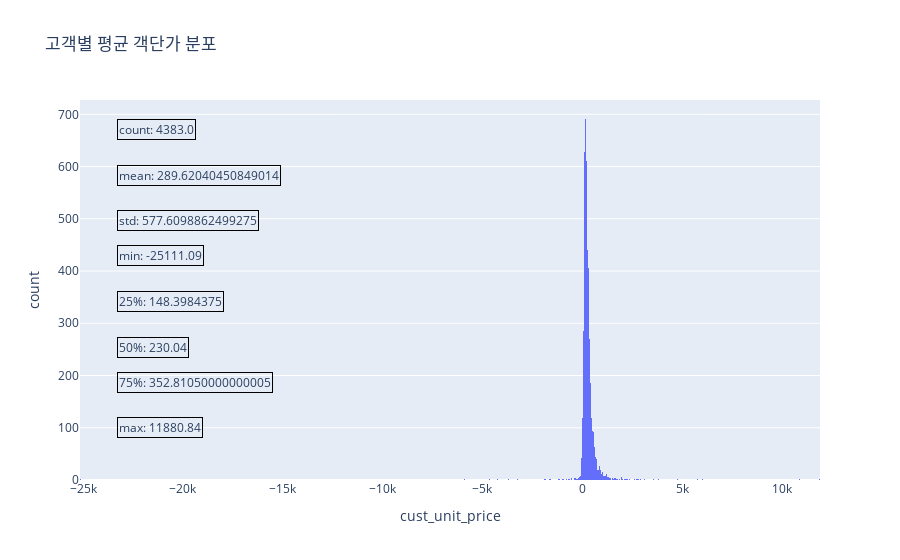

The notebook cell saved with this chart:
### Code cell
# 객단가 분석 : 고객별 트랜잭션(invoice) 총합계의 평균
avg_price_per_customer = transaction_df.groupby(['cust_id', 'invoice'])

.agg(total_price=('total_price', 'sum')).groupby('cust_id')

.agg(cust_unit_price=('total_price', 'mean'))

# 분포 그리기
fig = px.histogram(avg_price_per_customer, x='cust_unit_price', title='고객별 평균 객단가 분포')

# describe 정보
desc = avg_price_per_customer.describe()
for index, (key, value) in enumerate(desc.iterrows()) :
    # value를 문자열로 변환하여 포맷 문제 해결
    fig.add_annotation(text=f'{key}: {value.values[0]}', align='left', showarrow=False, xref='paper', yref='paper', x=0.05, y=0.95 - 0.12 * index, bordercolor='black', borderwidth=1)
fig.show()

### Figure 1 — Plotly figure (JSON) as saved in the notebook; plotly's stock layout.template omitted (floating-point values rounded to 4 significant figures; data arrays with more than 128 entries replaced by an {"elided": "..."} marker saying what was removed)
{"data": [{"alignmentgroup": "True", "bingroup": "x", "hovertemplate": "cust_unit_price=%{x}<br>count=%{y}<extra></extra>", "legendgroup": "", "marker": {"color": "#636efa", "pattern": {"shape": ""}}, "name": "", "offsetgroup": "", "orientation": "v", "showlegend": false, "type": "histogram", "x": {"elided": "4383 float values"}, "xaxis": "x", "yaxis": "y"}], "layout": {"annotations": [{"align": "left", "bordercolor": "black", "borderwidth": 1, "showarrow": false, "text": "count: 4383.0", "x": 0.05, "xref": "paper", "y": 0.95, "yref": "paper"}, {"align": "left", "bordercolor": "black", "borderwidth": 1, "showarrow": false, "text": "mean: 289.62040450849014", "x": 0.05, "xref": "paper", "y": 0.83, "yref": "paper"}, {"align": "left", "bordercolor": "black", "borderwidth": 1, "showarrow": false, "text": "std: 577.6098862499275", "x": 0.05, "xref": "paper", "y": 0.71, "yref": "paper"}, {"align": "left", "bordercolor": "black", "borderwidth": 1, "showarrow": false, "text": "min: -25111.09", "x": 0.05, "xref": "paper", "y": 0.59, "yref": "paper"}, {"align": "left", "bordercolor": "black", "borderwidth": 1, "showarrow": false, "text": "25%: 148.3984375", "x": 0.05, "xref": "paper", "y": 0.47, "yref": "paper"}, {"align": "left", "bordercolor": "black", "borderwidth": 1, "showarrow": false, "text": "50%: 230.04", "x": 0.05, "xref": "paper", "y": 0.35, "yref": "paper"}, {"align": "left", "bordercolor": "black", "borderwidth": 1, "showarrow": false, "text": "75%: 352.81050000000005", "x": 0.05, "xref": "paper", "y": 0.23, "yref": "paper"}, {"align": "left", "bordercolor": "black", "borderwidth": 1, "showarrow": false, "text": "max: 11880.84", "x": 0.05, "xref": "paper", "y": 0.11, "yref": "paper"}], "barmode": "relative", "legend": {"tracegroupgap": 0}, "title": {"text": "고객별 평균 객단가 분포"}, "xaxis": {"anchor": "y", "domain": [0, 1], "title": {"text": "cust_unit_price"}}, "yaxis": {"anchor": "x", "domain": [0, 1], "title": {"text": "count"}}}}
